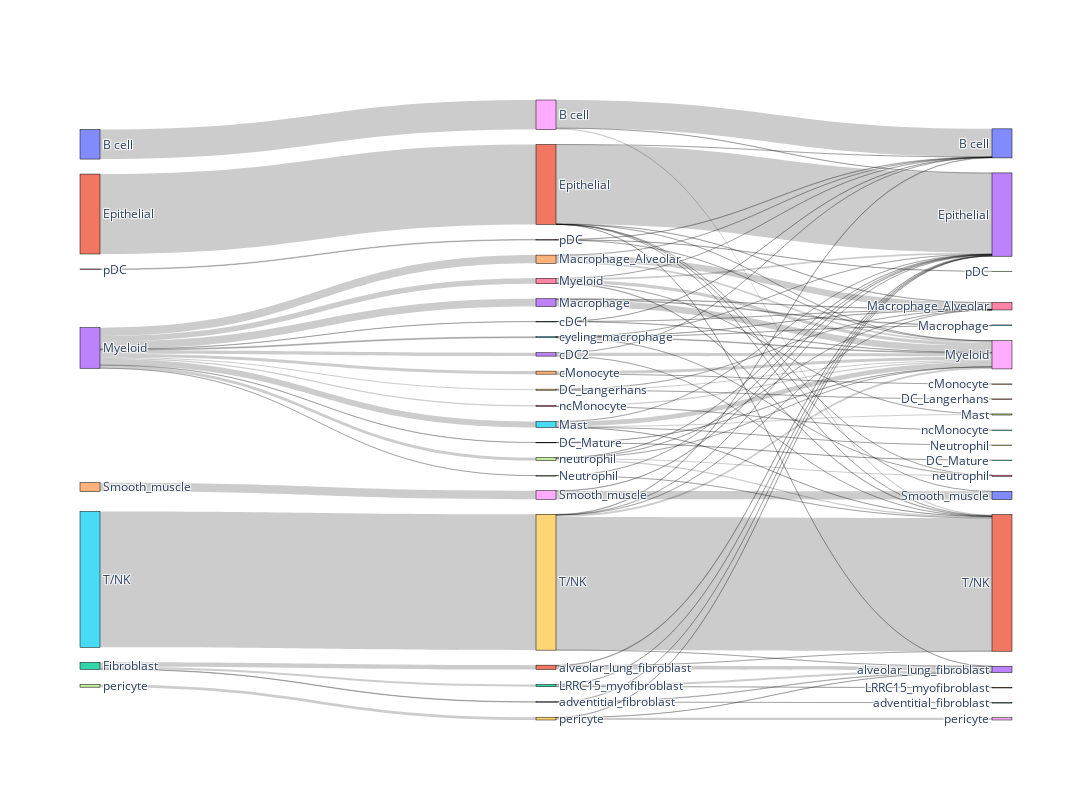

The notebook cell saved with this chart:
### Code cell
fig_g_0 = make_sankey(pred_adatag_0, 'predicted_labels', 'finer_cell_types', categorise_glanser,7, 22, labels)
fig_g_0.show()

### Figure 1 — Plotly figure (JSON) as saved in the notebook; plotly's stock layout.template omitted (floating-point values rounded to 4 significant figures; data arrays with more than 128 entries replaced by an {"elided": "..."} marker saying what was removed)
{"data": [{"link": {"source": {"elided": "594 int values"}, "target": {"elided": "594 int values"}, "value": {"elided": "594 int values"}}, "node": {"label": ["B cell", "Epithelial", "Fibroblast", "Myeloid", "Smooth_muscle", "T/NK", "pDC", "pericyte", "B cell", "DC_Langerhans", "DC_Mature", "Epithelial", "LRRC15_myofibroblast", "Macrophage", "Macrophage_Alveolar", "Mast", "Myeloid", "Neutrophil", "Smooth_muscle", "T/NK", "adventitial_fibroblast", "alveolar_lung_fibroblast", "cDC1", "cDC2", "cMonocyte", "cycling_macrophage", "ncMonocyte", "neutrophil", "pDC", "pericyte", "B cell", "DC_Langerhans", "DC_Mature", "Epithelial", "LRRC15_myofibroblast", "Macrophage", "Macrophage_Alveolar", "Mast", "Myeloid", "Neutrophil", "Smooth_muscle", "T/NK", "adventitial_fibroblast", "alveolar_lung_fibroblast", "cMonocyte", "ncMonocyte", "neutrophil", "pDC", "pericyte"], "line": {"color": "black", "width": 0.5}, "pad": 15, "thickness": 20}, "type": "sankey"}], "layout": {"autosize": false, "height": 800, "width": 1300}}
